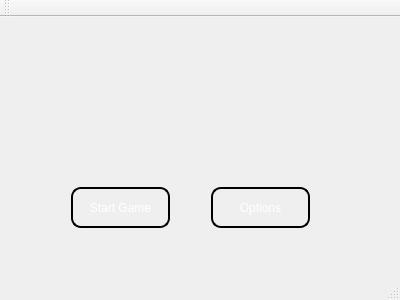
<?xml version="1.0" encoding="UTF-8"?>
<ui version="4.0">
 <class>MainWindow</class>
 <widget class="QMainWindow" name="MainWindow">
  <property name="geometry">
   <rect>
    <x>0</x>
    <y>0</y>
    <width>400</width>
    <height>300</height>
   </rect>
  </property>
  <property name="windowTitle">
   <string>Bit-Biter (beta)</string>
  </property>
  <property name="styleSheet">
   <string notr="true"/>
  </property>
  <widget class="QWidget" name="centralWidget">
   <widget class="QPushButton" name="pushButton">
    <property name="geometry">
     <rect>
      <x>70</x>
      <y>170</y>
      <width>101</width>
      <height>41</height>
     </rect>
    </property>
    <property name="styleSheet">
     <string notr="true">QPushButton {    
    min-height: 1.5em;    
    font: 1em;   
    margin: 0 1px 0 1px;   
    color: white;    
    background-color: qlineargradient(x1: 0, y1: 0, x2: 0, y2: 1,
                                      stop: 0 #000000, stop: 1 #CCCCCC);
    
    border-style: outset;    
    border-radius: 10px;
    border-width: 2px;   
    border-color: #000000;
}
 

QPushButton:pressed {    
    background-color: qlineargradient(x1: 0, y1: 0, x2: 0, y2: 1,
                                      stop: 0 #CCCCCC, stop: 1 #000000);
}</string>
    </property>
    <property name="text">
     <string>Start Game</string>
    </property>
   </widget>
   <widget class="QPushButton" name="pushButton_2">
    <property name="geometry">
     <rect>
      <x>210</x>
      <y>170</y>
      <width>101</width>
      <height>41</height>
     </rect>
    </property>
    <property name="styleSheet">
     <string notr="true">QPushButton {    
    min-height: 1.5em;    
    font: 1em;   
    margin: 0 1px 0 1px;   
    color: white;    
    background-color: qlineargradient(x1: 0, y1: 0, x2: 0, y2: 1,
                                      stop: 0 #000000, stop: 1 #cccccc);
    
    border-style: outset;    
    border-radius: 10px;
    border-width: 2px;   
    border-color: #000000;
}
 

QPushButton:pressed {    
    background-color: qlineargradient(x1: 0, y1: 0, x2: 0, y2: 1,
                                      stop: 0 #cccccc, stop: 1 #000000);
}</string>
    </property>
    <property name="text">
     <string>Options</string>
    </property>
   </widget>
   <widget class="QLabel" name="label">
    <property name="geometry">
     <rect>
      <x>20</x>
      <y>30</y>
      <width>361</width>
      <height>61</height>
     </rect>
    </property>
    <property name="styleSheet">
     <string notr="true">border-image: url(:/fonts/fonts/bit-biter.png);</string>
    </property>
    <property name="text">
     <string/>
    </property>
    <property name="alignment">
     <set>Qt::AlignCenter</set>
    </property>
   </widget>
  </widget>
  <widget class="QMenuBar" name="menuBar">
   <property name="geometry">
    <rect>
     <x>0</x>
     <y>0</y>
     <width>400</width>
     <height>26</height>
    </rect>
   </property>
  </widget>
  <widget class="QToolBar" name="mainToolBar">
   <attribute name="toolBarArea">
    <enum>TopToolBarArea</enum>
   </attribute>
   <attribute name="toolBarBreak">
    <bool>false</bool>
   </attribute>
  </widget>
  <widget class="QStatusBar" name="statusBar"/>
 </widget>
 <layoutdefault spacing="6" margin="11"/>
 <resources/>
 <connections/>
</ui>
